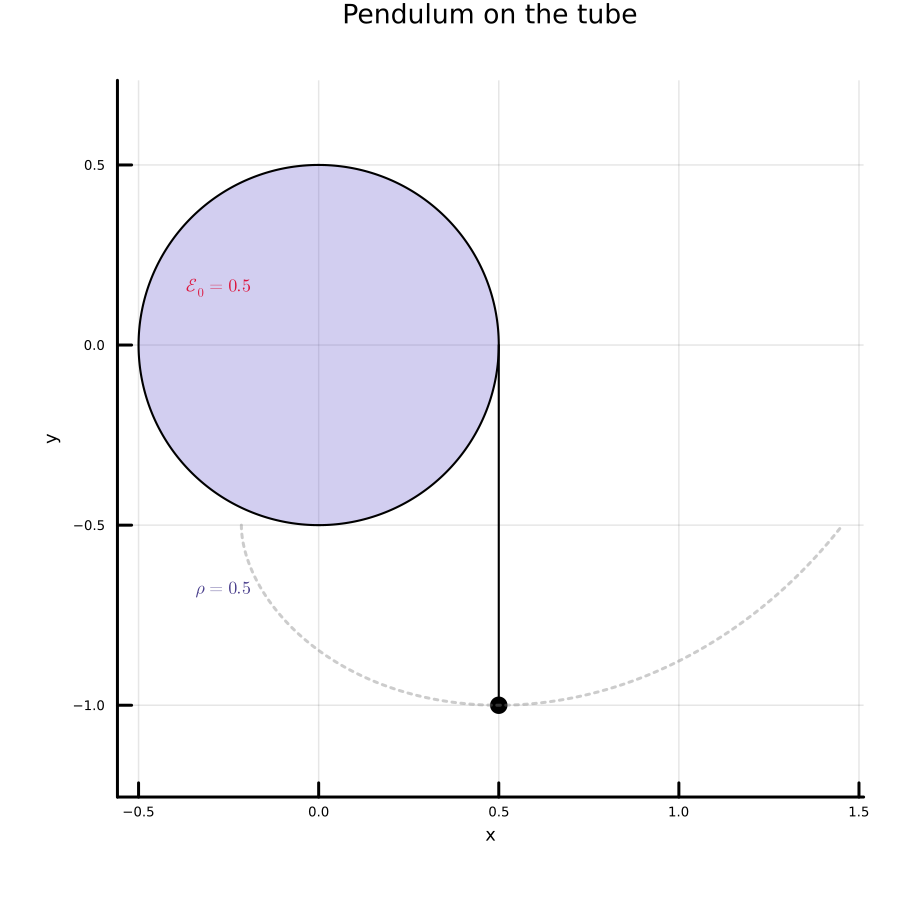

Here is the Julia script that generated this plot:
using Roots
using Plots

include("pot-config.jl")

function energy(u, rho)
    0.5*(1 + rho*u[1])^2*u[2]^2 + rho*sin(u[1]) + 1 - (1 + rho*u[1])*cos(u[1])
end

e0 = energy(u0, rho)
println("energy = ", e0)
amplitude = theta -> e0 - energy([theta, 0], rho)
theta_left = find_zero(amplitude, (-2*pi/3, 0))
theta_right = find_zero(amplitude, (2*pi/3, 0))
println("theta_left = ", theta_left)
println("theta_right = ", theta_right)

t = LinRange(0, 2*pi, 360)
theta = LinRange(theta_left, theta_right, N)

gr(size = (300, 300))
Plots.scalefontsizes()
Plots.scalefontsizes(0.4)

plotFigure = plot(
    rho*sin.(t),
    rho*cos.(t),
    seriestype = [:shape],
    linewidth = 0.7,
    color = :slateblue,
    aspect_ratio = 1,
    xlabel = "x",
    ylabel = "y",
    plot_title = "Pendulum on the tube",
    legend = false,
    fillalpha = 0.3,
    dpi = 300
)

plot!(
    plotFigure,
    [rho, rho],
    [0, -1],
    linewidth = 0.7,
    linecolor = :black
)

plot!(
    plotFigure,
    rho .+ 0.02*sin.(t),
    -1 .+ 0.02*cos.(t),
    seriestype = [:shape],
    linewidth = 1,
    color = :black,
)

plot!(
    plotFigure,
    map(x -> rho*cos(x) + (1 + rho*x)*sin(x), theta),
    map(x -> rho*sin(x) - (1 + rho*x)*cos(x), theta),
    linewidth = 1,
    linestyle = :dot,
    linecolor = :grey,
    alpha = 0.4
)

x_plot_size = xlims(plotFigure)[2] - xlims(plotFigure)[1]
y_plot_size = ylims(plotFigure)[2] - ylims(plotFigure)[1]
annotate!(
    xlims(plotFigure)[1] + 0.18*x_plot_size,
    ylims(plotFigure)[2] - 0.24*y_plot_size,
    text("\$\\mathcal{E}_0 = $(round(e0, digits=4))\$", :crimson, :right, 4)
)
annotate!(
    xlims(plotFigure)[1] + 0.18*x_plot_size,
    ylims(plotFigure)[2] - 0.76*y_plot_size,
    text("\$\\rho = $(round(rho, digits=4))\$", :darkslateblue, :right, 4)
)

gui(), readline()
savefig(plotFigure, "figure.png")
